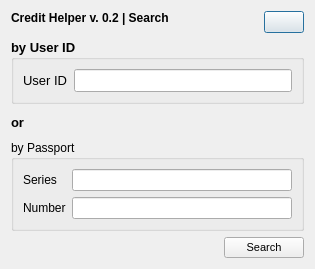
<?xml version="1.0" encoding="UTF-8"?>
<ui version="4.0">
 <class>Search</class>
 <widget class="QDialog" name="Search">
  <property name="geometry">
   <rect>
    <x>0</x>
    <y>0</y>
    <width>315</width>
    <height>269</height>
   </rect>
  </property>
  <property name="windowTitle">
   <string>Credit Helper v. 0.2 | Search</string>
  </property>
  <layout class="QVBoxLayout" name="verticalLayout_3">
   <item>
    <layout class="QHBoxLayout" name="horizontalLayout_11">
     <item>
      <widget class="QLabel" name="label_13">
       <property name="font">
        <font>
         <weight>75</weight>
         <bold>true</bold>
        </font>
       </property>
       <property name="text">
        <string>Credit Helper v. 0.2 | Search</string>
       </property>
       <property name="alignment">
        <set>Qt::AlignLeading|Qt::AlignLeft|Qt::AlignTop</set>
       </property>
      </widget>
     </item>
     <item>
      <spacer name="horizontalSpacer_2">
       <property name="orientation">
        <enum>Qt::Horizontal</enum>
       </property>
       <property name="sizeHint" stdset="0">
        <size>
         <width>40</width>
         <height>20</height>
        </size>
       </property>
      </spacer>
     </item>
     <item>
      <widget class="QPushButton" name="pushButton_3">
       <property name="text">
        <string/>
       </property>
      </widget>
     </item>
    </layout>
   </item>
   <item>
    <layout class="QVBoxLayout" name="verticalLayout_2">
     <item>
      <layout class="QVBoxLayout" name="verticalLayout">
       <item>
        <widget class="QGroupBox" name="groupBox">
         <property name="font">
          <font>
           <pointsize>10</pointsize>
           <weight>75</weight>
           <bold>true</bold>
          </font>
         </property>
         <property name="title">
          <string>by User ID</string>
         </property>
         <layout class="QHBoxLayout" name="horizontalLayout_6">
          <item>
           <layout class="QHBoxLayout" name="horizontalLayout_2">
            <item>
             <widget class="QLabel" name="label_userid">
              <property name="font">
               <font>
                <pointsize>10</pointsize>
                <weight>50</weight>
                <bold>false</bold>
               </font>
              </property>
              <property name="text">
               <string>User ID</string>
              </property>
             </widget>
            </item>
            <item>
             <widget class="QLineEdit" name="lineEdit_userid_2"/>
            </item>
           </layout>
          </item>
         </layout>
        </widget>
       </item>
       <item>
        <widget class="QLabel" name="label_or">
         <property name="font">
          <font>
           <pointsize>10</pointsize>
           <weight>75</weight>
           <bold>true</bold>
          </font>
         </property>
         <property name="text">
          <string>or</string>
         </property>
        </widget>
       </item>
       <item>
        <widget class="QGroupBox" name="groupBox_2">
         <property name="title">
          <string>by Passport</string>
         </property>
         <layout class="QHBoxLayout" name="horizontalLayout_3">
          <item>
           <layout class="QFormLayout" name="formLayout">
            <item row="0" column="0">
             <widget class="QLabel" name="label_series">
              <property name="text">
               <string>Series</string>
              </property>
             </widget>
            </item>
            <item row="0" column="1">
             <widget class="QLineEdit" name="lineEdit_series"/>
            </item>
            <item row="1" column="0">
             <widget class="QLabel" name="label_number">
              <property name="text">
               <string>Number</string>
              </property>
             </widget>
            </item>
            <item row="1" column="1">
             <widget class="QLineEdit" name="lineEdit_number"/>
            </item>
           </layout>
          </item>
         </layout>
        </widget>
       </item>
       <item>
        <layout class="QHBoxLayout" name="horizontalLayout_4">
         <item>
          <widget class="QLabel" name="label_status">
           <property name="text">
            <string/>
           </property>
          </widget>
         </item>
         <item>
          <spacer name="horizontalSpacer">
           <property name="orientation">
            <enum>Qt::Horizontal</enum>
           </property>
           <property name="sizeHint" stdset="0">
            <size>
             <width>40</width>
             <height>20</height>
            </size>
           </property>
          </spacer>
         </item>
         <item>
          <widget class="QPushButton" name="pushButton_search">
           <property name="font">
            <font>
             <pointsize>8</pointsize>
            </font>
           </property>
           <property name="cursor">
            <cursorShape>PointingHandCursor</cursorShape>
           </property>
           <property name="text">
            <string>Search</string>
           </property>
          </widget>
         </item>
        </layout>
       </item>
      </layout>
     </item>
    </layout>
   </item>
  </layout>
 </widget>
 <resources/>
 <connections/>
</ui>
